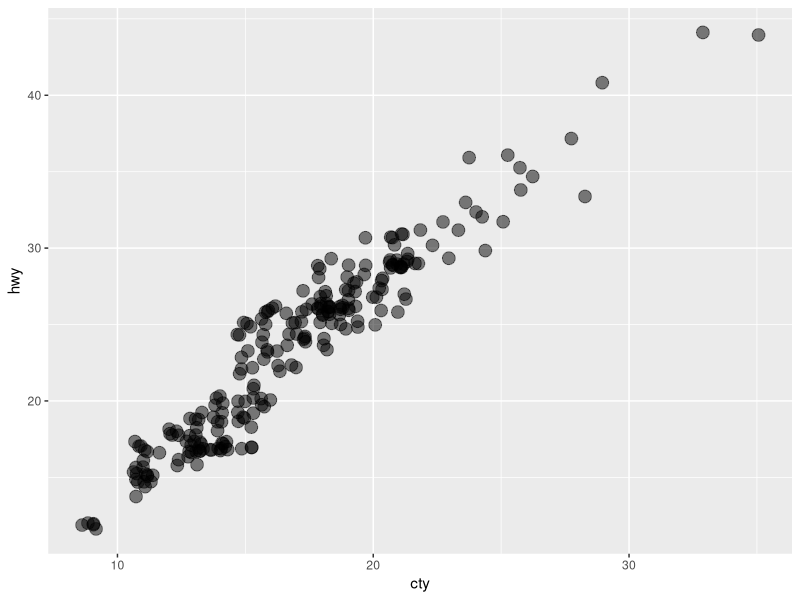

Write R code to recreate this figure.
## ---- chunk 1
library(tidyverse)

ggplot(mpg) +
  geom_jitter(aes(cty, hwy), size = 4, alpha = 0.5) 
